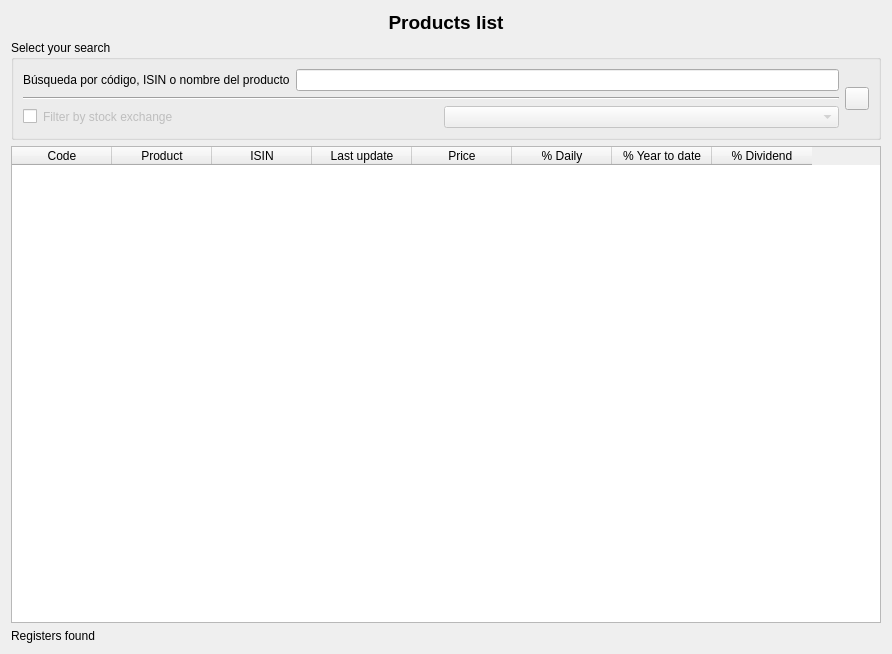
<?xml version="1.0" encoding="UTF-8"?>
<ui version="4.0">
 <class>wdgProducts</class>
 <widget class="QWidget" name="wdgProducts">
  <property name="geometry">
   <rect>
    <x>0</x>
    <y>0</y>
    <width>892</width>
    <height>654</height>
   </rect>
  </property>
  <layout class="QHBoxLayout" name="horizontalLayout_4">
   <item>
    <layout class="QVBoxLayout" name="verticalLayout_2">
     <item>
      <widget class="QLabel" name="lbl">
       <property name="font">
        <font>
         <pointsize>14</pointsize>
         <weight>75</weight>
         <bold>true</bold>
        </font>
       </property>
       <property name="text">
        <string>Products list</string>
       </property>
       <property name="alignment">
        <set>Qt::AlignCenter</set>
       </property>
      </widget>
     </item>
     <item>
      <widget class="QGroupBox" name="groupBox">
       <property name="sizePolicy">
        <sizepolicy hsizetype="Preferred" vsizetype="Preferred">
         <horstretch>0</horstretch>
         <verstretch>0</verstretch>
        </sizepolicy>
       </property>
       <property name="title">
        <string>Select your search</string>
       </property>
       <layout class="QHBoxLayout" name="horizontalLayout_5">
        <item>
         <layout class="QHBoxLayout" name="horizontalLayout_3">
          <item>
           <layout class="QVBoxLayout" name="verticalLayout">
            <item>
             <layout class="QHBoxLayout" name="horizontalLayout">
              <item>
               <widget class="QLabel" name="label">
                <property name="text">
                 <string>Búsqueda por código, ISIN o nombre del producto</string>
                </property>
               </widget>
              </item>
              <item>
               <widget class="QLineEdit" name="txt"/>
              </item>
             </layout>
            </item>
            <item>
             <widget class="Line" name="line">
              <property name="orientation">
               <enum>Qt::Horizontal</enum>
              </property>
             </widget>
            </item>
            <item>
             <layout class="QHBoxLayout" name="horizontalLayout_2">
              <item>
               <widget class="QCheckBox" name="chkStockExchange">
                <property name="sizePolicy">
                 <sizepolicy hsizetype="Fixed" vsizetype="Fixed">
                  <horstretch>0</horstretch>
                  <verstretch>0</verstretch>
                 </sizepolicy>
                </property>
                <property name="text">
                 <string/>
                </property>
               </widget>
              </item>
              <item>
               <widget class="QLabel" name="label_2">
                <property name="enabled">
                 <bool>false</bool>
                </property>
                <property name="text">
                 <string>Filter by stock exchange</string>
                </property>
               </widget>
              </item>
              <item>
               <widget class="QComboBox" name="cmbStockExchange">
                <property name="enabled">
                 <bool>false</bool>
                </property>
               </widget>
              </item>
             </layout>
            </item>
           </layout>
          </item>
          <item>
           <widget class="QToolButton" name="cmd">
            <property name="icon">
             <iconset resource="../images/xulpymoney.qrc">
              <normaloff>:/xulpymoney/search.png</normaloff>:/xulpymoney/search.png</iconset>
            </property>
           </widget>
          </item>
         </layout>
        </item>
       </layout>
      </widget>
     </item>
     <item>
      <widget class="myQTableWidget" name="tblInversiones">
       <property name="sizePolicy">
        <sizepolicy hsizetype="Preferred" vsizetype="Expanding">
         <horstretch>0</horstretch>
         <verstretch>0</verstretch>
        </sizepolicy>
       </property>
       <property name="contextMenuPolicy">
        <enum>Qt::CustomContextMenu</enum>
       </property>
       <property name="alternatingRowColors">
        <bool>true</bool>
       </property>
       <attribute name="horizontalHeaderStretchLastSection">
        <bool>false</bool>
       </attribute>
       <attribute name="verticalHeaderVisible">
        <bool>false</bool>
       </attribute>
       <column>
        <property name="text">
         <string>Code</string>
        </property>
       </column>
       <column>
        <property name="text">
         <string>Product</string>
        </property>
       </column>
       <column>
        <property name="text">
         <string>ISIN</string>
        </property>
       </column>
       <column>
        <property name="text">
         <string>Last update</string>
        </property>
       </column>
       <column>
        <property name="text">
         <string>Price</string>
        </property>
       </column>
       <column>
        <property name="text">
         <string>% Daily</string>
        </property>
       </column>
       <column>
        <property name="text">
         <string>% Year to date</string>
        </property>
       </column>
       <column>
        <property name="text">
         <string>% Dividend</string>
        </property>
       </column>
      </widget>
     </item>
     <item>
      <widget class="QLabel" name="lblFound">
       <property name="text">
        <string>Registers found</string>
       </property>
      </widget>
     </item>
    </layout>
   </item>
  </layout>
  <action name="actionProductReport">
   <property name="icon">
    <iconset resource="../images/xulpymoney.qrc">
     <normaloff>:/xulpymoney/history.png</normaloff>:/xulpymoney/history.png</iconset>
   </property>
   <property name="text">
    <string>Product report</string>
   </property>
   <property name="toolTip">
    <string>Product report</string>
   </property>
  </action>
  <action name="actionOrdenarTPCDiario">
   <property name="icon">
    <iconset>
     <normaloff>:/images/document-preview.png</normaloff>:/images/document-preview.png</iconset>
   </property>
   <property name="text">
    <string>% Diario</string>
   </property>
  </action>
  <action name="actionOrdenarTPCAnual">
   <property name="icon">
    <iconset>
     <normaloff>:/images/document-preview.png</normaloff>:/images/document-preview.png</iconset>
   </property>
   <property name="text">
    <string>% Anual</string>
   </property>
  </action>
  <action name="actionOrdenarName">
   <property name="icon">
    <iconset>
     <normaloff>:/images/document-preview.png</normaloff>:/images/document-preview.png</iconset>
   </property>
   <property name="text">
    <string>Nombre</string>
   </property>
  </action>
  <action name="actionOrdenarDividendo">
   <property name="icon">
    <iconset>
     <normaloff>:/images/document-preview.png</normaloff>:/images/document-preview.png</iconset>
   </property>
   <property name="text">
    <string>Dividendo</string>
   </property>
  </action>
  <action name="actionOrdenarHora">
   <property name="icon">
    <iconset>
     <normaloff>:/images/document-preview.png</normaloff>:/images/document-preview.png</iconset>
   </property>
   <property name="text">
    <string>Hora</string>
   </property>
  </action>
  <action name="actionIbex35">
   <property name="icon">
    <iconset resource="../images/xulpymoney.qrc">
     <normaloff>:/countries/spain.gif</normaloff>:/countries/spain.gif</iconset>
   </property>
   <property name="text">
    <string>Ibex 35</string>
   </property>
  </action>
  <action name="actionProductNew">
   <property name="icon">
    <iconset resource="../images/xulpymoney.qrc">
     <normaloff>:/xulpymoney/add.png</normaloff>:/xulpymoney/add.png</iconset>
   </property>
   <property name="text">
    <string>New product</string>
   </property>
  </action>
  <action name="actionProductEdit">
   <property name="icon">
    <iconset resource="../images/xulpymoney.qrc">
     <normaloff>:/xulpymoney/document-edit.png</normaloff>:/xulpymoney/document-edit.png</iconset>
   </property>
   <property name="text">
    <string>Edit product</string>
   </property>
  </action>
  <action name="actionProductDelete">
   <property name="icon">
    <iconset resource="../images/xulpymoney.qrc">
     <normaloff>:/xulpymoney/list-remove.png</normaloff>:/xulpymoney/list-remove.png</iconset>
   </property>
   <property name="text">
    <string>Delete product</string>
   </property>
   <property name="toolTip">
    <string>Delete product</string>
   </property>
  </action>
  <action name="actionFavoritos">
   <property name="icon">
    <iconset resource="../images/xulpymoney.qrc">
     <normaloff>:/xulpymoney/star.png</normaloff>:/xulpymoney/star.png</iconset>
   </property>
   <property name="text">
    <string>Añadir a favoritos</string>
   </property>
   <property name="toolTip">
    <string>Añadir a favoritos</string>
   </property>
  </action>
  <action name="actionMergeCodes">
   <property name="icon">
    <iconset>
     <normaloff>:/images/cakes.png</normaloff>:/images/cakes.png</iconset>
   </property>
   <property name="text">
    <string>Combina códigos seleccionados</string>
   </property>
  </action>
  <action name="actionQuoteNew">
   <property name="icon">
    <iconset resource="../images/xulpymoney.qrc">
     <normaloff>:/xulpymoney/add.png</normaloff>:/xulpymoney/add.png</iconset>
   </property>
   <property name="text">
    <string>Nueva cotización</string>
   </property>
   <property name="toolTip">
    <string>Nueva cotización</string>
   </property>
  </action>
  <action name="actionEstimationDPSNew">
   <property name="icon">
    <iconset resource="../images/xulpymoney.qrc">
     <normaloff>:/xulpymoney/add.png</normaloff>:/xulpymoney/add.png</iconset>
   </property>
   <property name="text">
    <string>New DPS estimation</string>
   </property>
   <property name="toolTip">
    <string>New Dividend per share estimation</string>
   </property>
  </action>
  <action name="actionPurge">
   <property name="icon">
    <iconset resource="../images/xulpymoney.qrc">
     <normaloff>:/xulpymoney/tools-wizard.png</normaloff>:/xulpymoney/tools-wizard.png</iconset>
   </property>
   <property name="text">
    <string>Purge investment</string>
   </property>
   <property name="toolTip">
    <string>Deletes quotes innecesary. Leaves open, high, low and close quotes.</string>
   </property>
  </action>
 </widget>
 <customwidgets>
  <customwidget>
   <class>myQTableWidget</class>
   <extends>QTableWidget</extends>
   <header location="global">myqtablewidget</header>
  </customwidget>
 </customwidgets>
 <tabstops>
  <tabstop>txt</tabstop>
  <tabstop>tblInversiones</tabstop>
 </tabstops>
 <resources>
  <include location="../images/xulpymoney.qrc"/>
 </resources>
 <connections>
  <connection>
   <sender>chkStockExchange</sender>
   <signal>toggled(bool)</signal>
   <receiver>label_2</receiver>
   <slot>setEnabled(bool)</slot>
   <hints>
    <hint type="sourcelabel">
     <x>32</x>
     <y>124</y>
    </hint>
    <hint type="destinationlabel">
     <x>306</x>
     <y>130</y>
    </hint>
   </hints>
  </connection>
  <connection>
   <sender>chkStockExchange</sender>
   <signal>toggled(bool)</signal>
   <receiver>cmbStockExchange</receiver>
   <slot>setEnabled(bool)</slot>
   <hints>
    <hint type="sourcelabel">
     <x>34</x>
     <y>118</y>
    </hint>
    <hint type="destinationlabel">
     <x>506</x>
     <y>137</y>
    </hint>
   </hints>
  </connection>
 </connections>
</ui>
